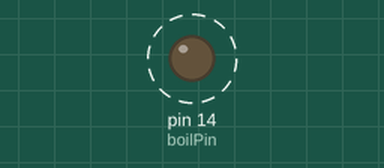
Bench run of a sketch on a simulated Arduino Uno, built with avr-gcc and run on an emulated ATmega328P. Shown: output pins drawn as LEDs (lit = HIGH). Dashed ring = blinking.

Above: at 0.5 s.
Timing chart, 0 to 4.6 s (numbered marks = the images above):
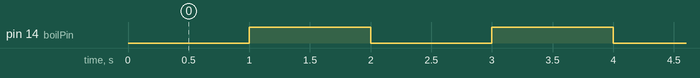

The sketch:

testRelay.ino
```cpp
static const uint8_t boilPin   = 14; //D5
void setup(void) {
  Serial.begin(115200);
  Serial.println("");
  pinMode(boilPin, OUTPUT);      // sets the digital pin as output

  digitalWrite(boilPin, HIGH);


}

void loop(void) {
  digitalWrite(boilPin,LOW);
  delay(1000);
  digitalWrite(boilPin,HIGH);
  delay(1000);

}
```

Measured:
- by itself, pin 14 (boilPin): alternates HIGH for 1.0 s and LOW for 1.0 s
